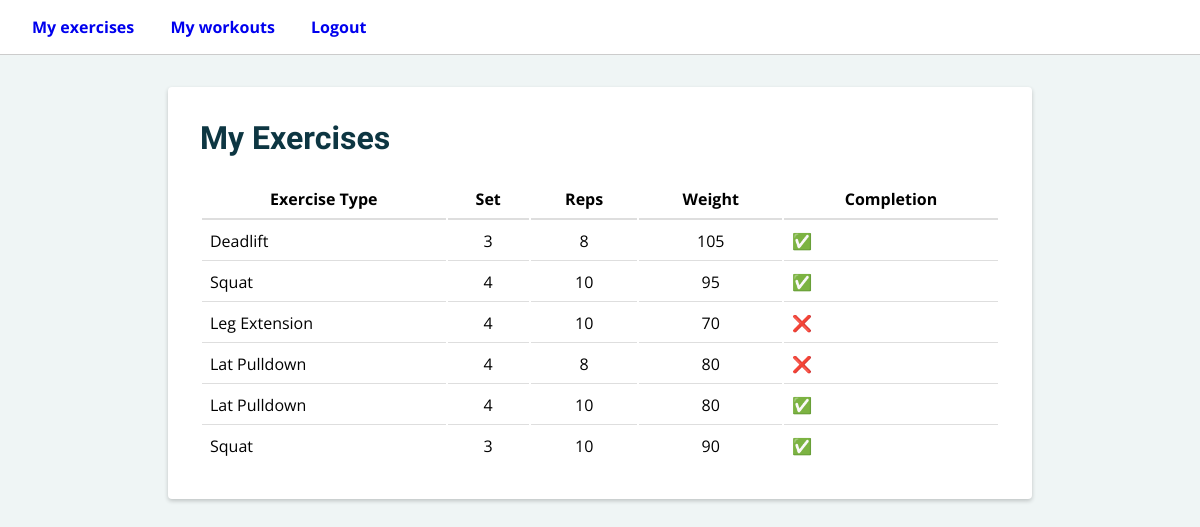
Page /exercises/mine/ (signed in) on the committed database.
### exercises/models.py (models this page shows, shortened)
class Exercise(models.Model):
    exercise_type = models.CharField(max_length=200, choices=EXERCISE_CHOICES)
    sets = models.PositiveIntegerField(choices=SET_CHOICES)
    reps = models.PositiveIntegerField(choices=REP_CHOICES)
    weight = models.DecimalField(max_digits=5, decimal_places=0)
    completed = models.BooleanField(default=False)
    workout = models.ForeignKey(
        Workout,
        related_name='exercises',
        on_delete=models.CASCADE,
        blank=True, null=True,
    )
    assignee = models.ForeignKey(
        settings.AUTH_USER_MODEL,
        null=True,
        related_name="exercises",
        on_delete=models.CASCADE
    )

### exercises/views.py (the view)
# urls.py: path("mine/", show_my_exercises, name="show_my_exercises"),
@login_required
def show_my_exercises(request):
    exercise_list = Exercise.objects.filter(assignee=request.user)
    context = {
        "exercises_lists": exercise_list,
    }
    return render(request, "exercises/detail.html", context)

### exercises/templates/exercises/detail.html (shortened to what this page needs)
{% extends 'base.html' %}
{% block content %}
<main>
    <div class="my-exercises-list">
        <h1>My Exercises</h1>
        {% if exercises_lists|length > 0 %}
        <table>
            <thead>
                <tr>
                    <th>Exercise Type</th>
                    <th>Set</th>
                    <th>Reps</th>
                    <th>Weight</th>
                    <th>Completion</th>
                </tr>
            </thead>
            <tbody>
                {% for exercise in exercises_lists %}
                <tr>
                    <td>{{ exercise.exercise_type }}</td>
                    <td>{{ exercise.sets }}</td>
                    <td>{{ exercise.reps }}</td>
                    <td>{{ exercise.weight }}</td>
                    <td>{{ exercise.completed|yesno:"✅,❌" }}</td>
                </tr>
                {% endfor %}
            </tbody>
        </table>
        {% else %}
        <p>You have no exercises</p>
        {% endif %}
    </div>
</main>
{% endblock content %}

### workouts/templates/base.html (shortened to what this page needs)
{% load static %}
<!DOCTYPE html>
<html lang="en">
    <head>
        <link rel="stylesheet" href="{% static 'css/workouts.css' %}">
    </head>
    <body>
        <header>
            <nav>
                <ul>
                    {% if user.is_authenticated %}
                        <li><a href="{% url 'show_my_exercises' %}">My exercises</a></li>
                        <li><a href="{% url 'list_workouts' %}">My workouts</a></li>
                        <li><a href="{% url 'logout' %}">Logout</a></li>
                    {% else %}
                        <li><a href="{% url 'login' %}">Login</a></li>
                        <li><a href="{% url 'signup' %}">Signup</a></li>
                    {% endif %}
                </ul>
            </nav>
        </header>
        {% block content %}{% endblock content %}
    </body>
</html>

### workouts/static/css/workouts.css (style rules this page uses)
body, input, textarea, button, select { font-family: 'Open Sans', sans-serif; font-size: 16px; margin: 0; padding: 0; }
html, body { background-color: #EFF5F5; }
header nav ul { background-color: white; border-bottom: 1px solid #CCC; box-sizing: border-box; list-style: none; margin-top: 0; margin-bottom: 2em; padding: 0 0 0 1em; }
header nav ul li { display: inline-block; position: right; margin: 0 1em; padding: 1em 0 1em 0; }
header nav ul li a { font-weight: bold; text-decoration: none; }
table { width: 100%; }
.exercise-form h1, .login-form h1, .signup-form h1, .workout-list h1, .workout-form h1, .workout-detail h1, .my-exercises-list h1 { font-family:'Work Sans', sans-serif; color: #0D3642; margin-top: 0; }
.my-exercises-list, .workout-list, .workout-detail { background-color: white; border-radius: 4px; box-shadow: 0 2px 4px rgba(0, 0, 0, 0.2); margin: auto; max-width: 800px; padding: 2em; }
.my-exercises-list th, .my-exercises-list td, .workout-list th, .workout-list td, .workout-detail th, .workout-detail td { padding: .5em; }
.my-exercises-list thead tr th, .workout-list thead tr th, .workout-detail thead tr th { border-bottom: 2px solid #DEDEDE; }
.my-exercises-list tbody td:nth-child(2), .my-exercises-list tbody td:nth-child(3), .my-exercises-list tbody td:nth-child(4), .workout-list tbody tr td, .workout-detail tbody td:nth-child(2), .workout-detail tbody td:nth-child(3), .workout-detail tbody td:nth-child(4), .workout-detail tbody td:nth-child(5) { text-align: center; }
.my-exercises-list tbody :not(tr:last-child) td, .workout-list tbody :not(tr:last-child) td, .workout-detail tbody :not(tr:last-child) td { border-bottom: 1px solid #DEDEDE; }

### rows in the picture
Exercise: exercise_type "Deadlift", sets "3", reps "8", weight "105", completed "✅"
Exercise: exercise_type "Squat", sets "4", reps "10", weight "95", completed "✅"
Exercise: exercise_type "Leg Extension", sets "4", reps "10", weight "70", completed "❌"
Exercise: exercise_type "Lat Pulldown", sets "4", reps "8", weight "80", completed "❌"
Exercise: exercise_type "Lat Pulldown", sets "4", reps "10", weight "80", completed "✅"
Exercise: exercise_type "Squat", sets "3", reps "10", weight "90", completed "✅"
